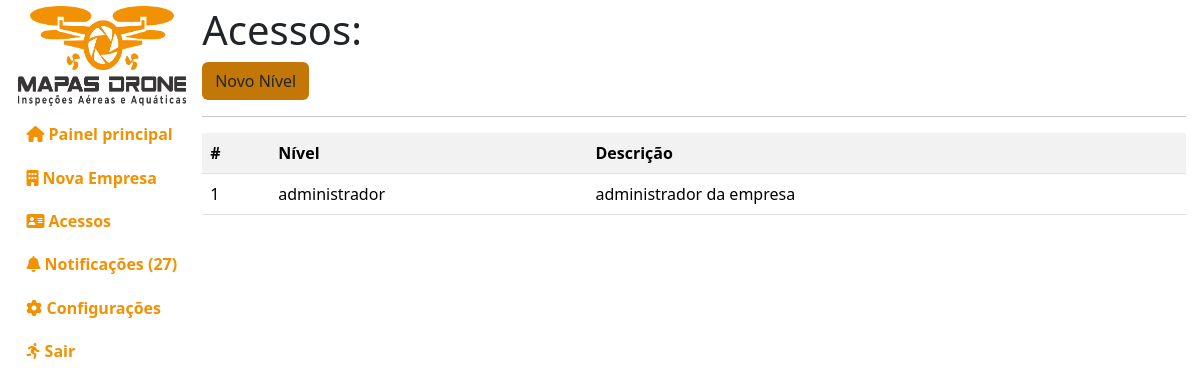
Before: /administracao/niveis/ (signed in) with the older database file.
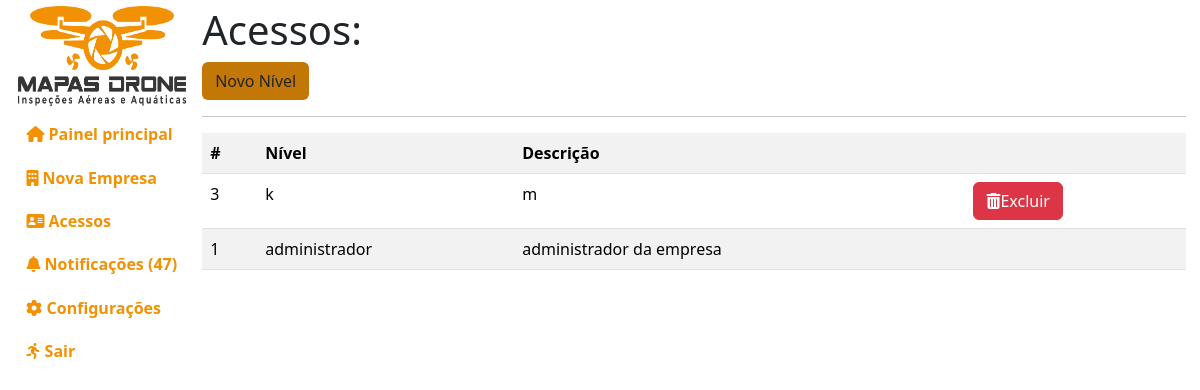
After: the same page with the newer database file.
### empresa/models.py (models this page shows, shortened)
class Nivel(models.Model):
    nome_do_nivel = models.CharField(max_length=100, default="")
    descricao = models.TextField(max_length=255, default="")
    data_criado = models.DateTimeField(default=timezone.now)
    class Meta:
        db_table = "nivel"
        verbose_name = "Nivel"
        verbose_name_plural = "Niveis"
        ordering = ["-id"]

### administracao/views.py (the view)
# urls.py: path("niveis/", views.gerenciar_niveis),
def gerenciar_niveis(request):
    if request.user.is_authenticated and request.user.is_superuser:
        niveis = Nivel.objects.all()
        notificacoes = pega_notificacoes()
        context = {"niveis": niveis,
                   "notificacoes": notificacoes, "aviso": aviso()}
        return render(request, "administracao/public/gerenciar-niveis.html", context)
    info(request, msg="Você não tem permissão para acessar essa página!")
    return redirect("/")

### administracao/views.py (called while the page is built)
def pega_notificacoes(ordem="last"):
    notificacoes = Notificacoes.objects.all()
    return notificacoes

def aviso():
    nl = 0
    aviso = False
    for n in pega_notificacoes():
        if not n.visto:
            nl += 1
    if nl > 0:
        aviso = True
    return aviso

### templates/administracao/public/gerenciar-niveis.html (shortened to what this page needs)
{% extends 'base.html' %}
{% load static %}
{% load django_bootstrap5 %}
{% block css %}
<link rel="stylesheet" href="{% static 'index/css/administracao.css' %}">
{% endblock %}
{% block ld %}
<h1>Acessos:</h1>
<a class="botao btn" href="novo/">Novo N&iacute;vel</a>
<hr/>
{% if niveis %}
<table class="table table-striped">
    <tr>
        <th>#</th>
        <th>N&iacute;vel</th>
        <th>Descri&ccedil;&atilde;o</th>
        <th></th>
    </tr>
{% for nivel in niveis %}
    <tr>
        <td>{{nivel.id}}</td>
        <td>
            <span>{{nivel.nome_do_nivel}}</span>
        </td>
        <td>{{nivel.descricao}}
        </td>
        <td>
            {% if nivel.id != 1 %}
            <a href="/administracao/niveis/excluir/{{nivel.id}}" class="btn btn-danger">
                <i class="fa-solid fa-trash-can"></i>Excluir
            </a>
            {% endif %}
        </td>
    </tr>
{% endfor %}
</table>
{% else %}
    <div class="alert alert-danger">Nenhum n&iacute;vel de acesso cadastrado</div>
{% endif %}
{% endblock %}

Changed rows visible on the page:
added Nivel: id "3", nome_do_nivel "k", descricao "m"
Other visible differences:
{{ notificacoes|length }}: "27" → "47"
